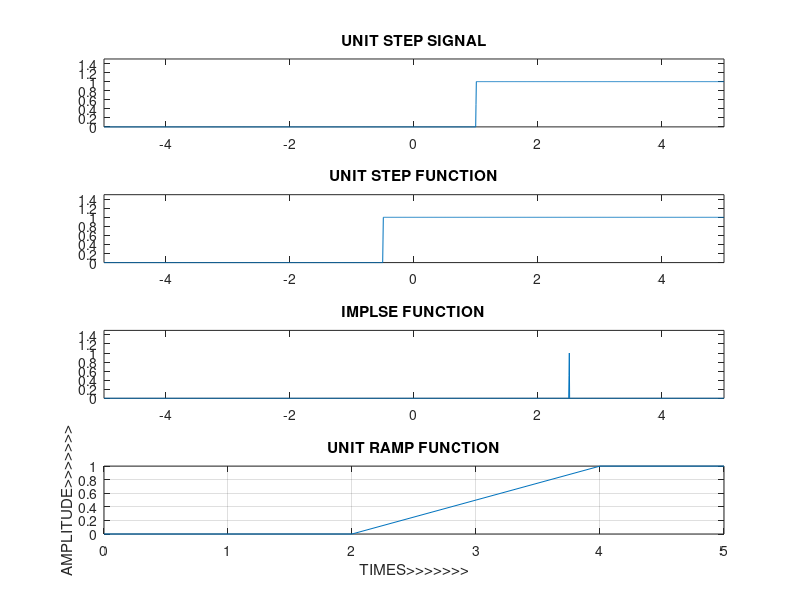

The MATLAB source for this figure:
clc;clear all; close all;
t=-5:0.005:5;
u1=0.5*(sign(t-1)+1);
u2=0.5*(sign(2*t+1)+1);
ims=0.5*(sign(t-2.5)+1)-0.5*(sign(t-2.5-0.005)+1);
tt=0:5;
rpm=0.5*(sign(tt-3)+1);
subplot(4,1,1);
plot(t,u1);
axis([-5 5 0 1.5]);
title('UNIT STEP SIGNAL');
subplot(4,1,2); 
plot(t,u2);
axis([-5 5 0 1.5]);
title('UNIT STEP FUNCTION');
subplot(4,1,3);
plot(t,ims);
axis([-5 5 0 1.5]);
title('IMPLSE FUNCTION');
subplot(4,1,4);
plot(tt,rpm);
grid on;
xlabel('TIMES>>>>>>>');
ylabel('AMPLITUDE>>>>>>>');
title('UNIT RAMP FUNCTION');